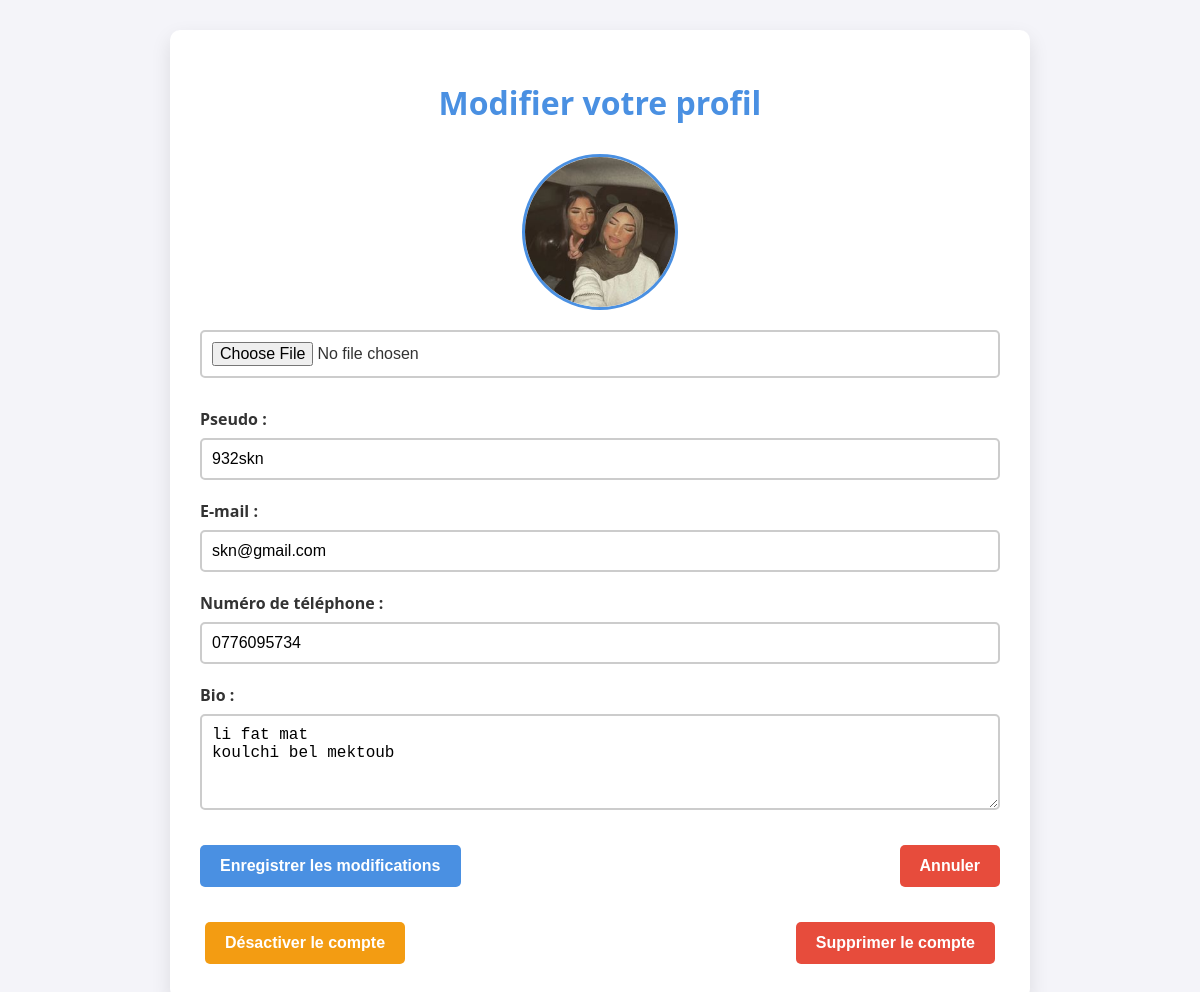
/edit_profile (signed in), run on the app's committed database.
### models.py (models this page shows)
class User(UserMixin, db.Model):
    id = db.Column(db.Integer, primary_key=True)
    username = db.Column(db.String(150), unique=True, nullable=False)
    email = db.Column(db.String(150), unique=True, nullable=False)  # Nouveau champ
    phone_number = db.Column(db.String(20), unique=True, nullable=False)  # Nouveau champ
    password = db.Column(db.String(150), nullable=False)
    profile_picture = db.Column(db.String(200))
    bio = db.Column(db.Text)
    is_active = db.Column(db.Boolean, default=True)

### app.py (the view, shortened to what this page needs)
@app.route('/edit_profile', methods=['GET', 'POST'])
@login_required
def edit_profile():
    return render_template('edit_profile.html', user=current_user)

### app.py (called while the page is built)
@login_manager.user_loader
def load_user(user_id):
    return db.session.get(User, int(user_id))  # Correctif pour éviter LegacyAPIWarning

@app.context_processor
def inject_profile_picture():
    def get_profile_picture(user):
        if user.profile_picture and os.path.exists(user.profile_picture):
            return url_for('static', filename=f"photos_profil/{os.path.basename(user.profile_picture)}")
        return url_for('static', filename='icone-profil-avatar-par-defaut-image-utilisateur-medias-sociaux-icone-avatar-gris-silhouette-profil-vierge-illustration-vectorielle_561158-3467.avif')
    return dict(get_profile_picture=get_profile_picture)

### templates/edit_profile.html (shortened to what this page needs)
<!DOCTYPE html>
<html lang="fr">
<head>
    <link rel="stylesheet" href="https://cdnjs.cloudflare.com/ajax/libs/font-awesome/5.15.4/css/all.min.css">
</head>
<body>
    <div class="container">
        <h1>Modifier votre profil</h1>
        <form action="{{ url_for('edit_profile') }}" method="POST" enctype="multipart/form-data">
            <div class="profile-preview">
                <img
                    id="profileImagePreview"
                    src="{{ user.profile_picture if user.profile_picture else url_for('static', filename='icone-profil-avatar-par-defaut-image-utilisateur-medias-sociaux-icone-avatar-gris-silhouette-profil-vierge-illustration-vectorielle_561158-3467.avif') }}"
                    alt="Photo de profil"
                />
                <input
                    type="file"
                    id="profilePicture"
                    name="profile_picture"
                    accept="image/*"
                    onchange="previewImage(event)"
                >
            </div>
            <div class="form-group">
                <label for="username">Pseudo :</label>
                <input type="text" id="username" name="username" value="{{ user.username }}" required>
            </div>
            <div class="form-group">
                <label for="email">E-mail :</label>
                <input type="email" id="email" name="email" value="{{ user.email }}" required>
            </div>
            <div class="form-group">
                <label for="phone_number">Numéro de téléphone :</label>
                <input type="tel" id="phone_number" name="phone_number" value="{{ user.phone_number }}">
            </div>
            <div class="form-group">
                <label for="bio">Bio :</label>
                <textarea id="bio" name="bio" rows="4">{{ user.bio if user.bio else '' }}</textarea>
            </div>
            <div class="btn-container">
                <button type="submit" class="save-btn">Enregistrer les modifications</button>
                <a href="{{ url_for('index') }}">
                    <button type="button" class="cancel-btn">Annuler</button>
                </a>
            </div>
        </form>
        <div class="btn-container">
            <form action="{{ url_for('deactivate_account') }}" method="POST">
                <button type="submit" class="deactivate-btn">Désactiver le compte</button>
            </form>
            <form action="{{ url_for('delete_account') }}" method="POST">
                <button type="submit" class="cancel-btn">Supprimer le compte</button>
            </form>
        </div>
    </div>
</body>
</html>

### templates/edit_profile.html (style rules this page uses)
body { font-family: 'Segoe UI', Tahoma, Geneva, Verdana, sans-serif; background-color: #f4f4f9; margin: 0; padding: 0; color: #333; transition: background-color 0.3s ease, color 0.3s ease; }
.container { max-width: 800px; margin: 30px auto; padding: 30px; background-color: #fff; border-radius: 10px; box-shadow: 0 8px 20px rgba(0, 0, 0, 0.1); transition: background-color 0.3s ease; }
h1 { text-align: center; color: #4a90e2; margin-bottom: 30px; }
.form-group { margin-bottom: 20px; }
label { display: block; font-weight: bold; margin-bottom: 8px; }
input[type="text"], input[type="email"], input[type="tel"], input[type="file"], textarea { width: 100%; padding: 10px; border: 2px solid #ccc; border-radius: 5px; font-size: 16px; box-sizing: border-box; transition: border-color 0.3s ease; }
textarea { resize: vertical; }
.profile-preview { text-align: center; margin-bottom: 30px; }
.profile-preview img { width: 150px; height: 150px; object-fit: cover; border-radius: 50%; border: 3px solid #4a90e2; margin-bottom: 15px; }
.btn-container { display: flex; justify-content: space-between; margin-top: 30px; }
.btn-container form { margin: 5px; }
button { padding: 12px 20px; font-size: 16px; font-weight: bold; border: none; border-radius: 5px; cursor: pointer; transition: background-color 0.3s ease; }
button.save-btn { background-color: #4a90e2; color: white; }
button.cancel-btn { background-color: #e74c3c; color: white; }
button.deactivate-btn { background-color: #f39c12; color: white; }

### data on the page
User: username "932skn", email "skn@gmail.com", phone_number "0776095734", bio "li fat mat koulchi bel mektoub"
